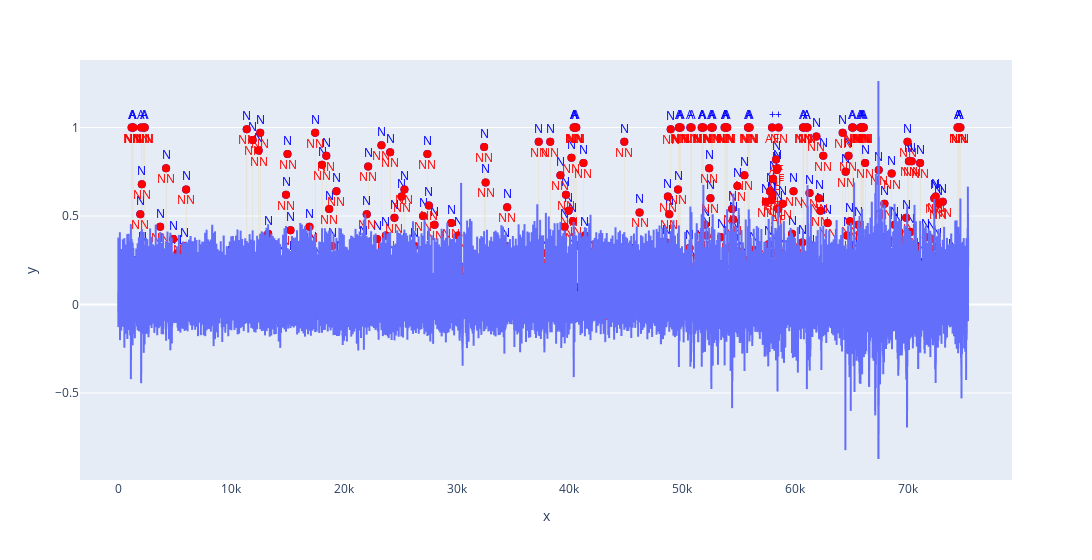

Here is the notebook cell this chart was saved with:
### Markdown cell above
# 长图绘制

### Code cell
import plotly.io as pio
import plotly.graph_objects as go
import plotly.express as px
import pandas as pd

# 修改渲染器为"vscode"
pio.renderers.default = "vscode"

def afDurationCreate(aux, afDuration):
    seg = []
    for i in range(len(aux)):
        if aux[i] == '(AFIB' or aux[i] == 'AFL':
            if len(seg) == 0:
                seg.append(i)
            else:
                continue
        elif aux[i] == '(N':
            if len(seg) != 0:
                seg.append(i)
            else:
                seg.append(i)
                seg.append(i)
            # seg.append(i)
        if i == len(aux) - 1 and len(seg) == 1:
            seg.append(i)
        if len(seg) == 2:
            afDuration.append(seg)
            seg = []
    if len(afDuration) == 0:
        afDuration.append([0, 0])
def checkInAf(x, afDuration):
    # print(afDuration)
    try:
        for temp in afDuration:
            s, e = temp[0], temp[1]
            if x >= s and x < e:
                return True
        return False
    except:
        print(afDuration)
        print(x)

targets = ['data_31_14']
# len(hf_keys): 1435
testSet = [4, 11, 17, 18, 29, 30, 31, 37, 48, 75, 77, 83, 84, 86, 88, 93, 95, 97, 100, 102, 104]
for target in targets[:1]:
    if int(target.split('_')[1]) not in testSet:
        continue
    file_name = target
    record = wfdb.rdrecord(os.path.join(all_data_path, file_name))
    sig, fields = wfdb.rdsamp(os.path.join(all_data_path, file_name))
    label = key_value[int(target.split('_')[1])]
    # if label == 1:
    #     continue

    annotation = wfdb.rdann(os.path.join(all_data_path, file_name), 'atr')
    R_location = annotation.sample
    R_symbol = annotation.symbol
    aux = annotation.aux_note
    p_signal = record.p_signal[:, 0]
    p_signal = p_signal.flatten()
    # print("R_symbol: ", R_symbol)

    # 滤波操作
    sfreq = 200
    low_freq = 0.5
    high_freq = 50.0
    p_signal = filter_data(p_signal, sfreq, low_freq, high_freq, method='iir', verbose=False)

    # 获得概率值
    seg_data = data[target]
    # print(seg_data.shape)
    seg_pro = []
    for i in range(len(seg_data)):
        seg_pro.append(round(seg_data[i][-2], 2))
    
    # AF_location = []
    # for i in range(len(R_symbol))[10:-5]:
    #     if R_symbol[i] != 'N':
    #         AF_location.append(i+1)
    
    afDuration = []
    afDurationCreate(aux, afDuration)

    # 概率变化情况，因只统计了N，所以要将我们的start和end转换为N的start和end
    all_seg_pro = [0 for i in range(10)]
    index = 0
    for i in range(len(R_symbol))[10:-5]:
        if R_symbol[i] == 'N':
            all_seg_pro.append(seg_pro[index])
            index += 1
        else:
            all_seg_pro.append(1)
    # 标记是否属于AF片段
    auxList = []
    for i in range(len(R_location)):
        mid_idx = R_location[i]
        if checkInAf(i, afDuration):
            auxList.append('AF')
        else:
            auxList.append('NN')
    
    print("afDuration: ", afDuration)
    
    df = pd.DataFrame(dict(
        x = range(10, len(p_signal)-5),
        y = p_signal[10:-5],
    ))
    df_annote = pd.DataFrame(dict(
        loc = R_location[10:-5],
        pro = all_seg_pro[10:],
        labels = R_symbol[10:-5],
        aux_note = auxList[10:-5]
            ))
    # print(df.head())
    # print(df_annote.head())
    fig = px.line(df, x = 'x', y = 'y')
    # Create the bar chart using Plotly Express
    bar_fig = px.bar(df_annote, x='loc', y='pro')

    # Update bar trace properties
    bar_fig.update_traces(marker_color='orange')  # Customize bar color if needed

    # Combine the two figures
    fig.add_trace(bar_fig.data[0])
    # Add scatter points for annotations from df_annote on the line plot
    # Add scatter points for 'labels' with custom color
    labels_trace = px.scatter(df_annote, x='loc', y='pro', text='labels')
    labels_trace.update_traces(marker=dict(size=8, color='blue'),
                               textfont=dict(color='blue'),
                                mode='markers+text',
                                textposition='top center')
    fig.add_trace(labels_trace.data[0])

    # Add scatter points for 'aux_note' with custom color and adjusted position
    aux_trace = px.scatter(df_annote, x='loc', y='pro', text='aux_note')
    aux_trace.update_traces(marker=dict(size=8, color='red'),
                            textfont=dict(color='red'),
                            mode='markers+text',
                            textposition='bottom center')
    fig.add_trace(aux_trace.data[0])
    fig.update_layout(width=1200)

    # Show the plot
    fig.show()
    # 蓝色表示beat级的标注，红色表示AF的标注，橙色表示概率值，当前是非房颤患者

### Figure 1 — Plotly figure (JSON) as saved in the notebook; plotly's stock layout.template omitted (floating-point values rounded to 4 significant figures; data arrays with more than 128 entries replaced by an {"elided": "..."} marker saying what was removed)
{"data": [{"hovertemplate": "x=%{x}<br>y=%{y}<extra></extra>", "legendgroup": "", "line": {"color": "#636efa", "dash": "solid"}, "marker": {"symbol": "circle"}, "mode": "lines", "name": "", "showlegend": false, "type": "scattergl", "x": {"elided": "75325 int values"}, "xaxis": "x", "y": {"elided": "75325 float values"}, "yaxis": "y"}, {"alignmentgroup": "True", "hovertemplate": "loc=%{x}<br>pro=%{y}<extra></extra>", "legendgroup": "", "marker": {"color": "orange", "pattern": {"shape": ""}}, "name": "", "offsetgroup": "", "orientation": "v", "showlegend": false, "textposition": "auto", "type": "bar", "x": {"elided": "596 int values"}, "xaxis": "x", "y": {"elided": "596 float values"}, "yaxis": "y"}, {"hovertemplate": "loc=%{x}<br>pro=%{y}<br>labels=%{text}<extra></extra>", "legendgroup": "", "marker": {"color": "blue", "size": 8, "symbol": "circle"}, "mode": "markers+text", "name": "", "orientation": "v", "showlegend": false, "text": {"elided": "596 str values"}, "textfont": {"color": "blue"}, "textposition": "top center", "type": "scatter", "x": {"elided": "596 int values"}, "xaxis": "x", "y": {"elided": "596 float values"}, "yaxis": "y"}, {"hovertemplate": "loc=%{x}<br>pro=%{y}<br>aux_note=%{text}<extra></extra>", "legendgroup": "", "marker": {"color": "red", "size": 8, "symbol": "circle"}, "mode": "markers+text", "name": "", "orientation": "v", "showlegend": false, "text": {"elided": "596 str values"}, "textfont": {"color": "red"}, "textposition": "bottom center", "type": "scatter", "x": {"elided": "596 int values"}, "xaxis": "x", "y": {"elided": "596 float values"}, "yaxis": "y"}], "layout": {"legend": {"tracegroupgap": 0}, "margin": {"t": 60}, "width": 1200, "xaxis": {"anchor": "y", "domain": [0, 1], "title": {"text": "x"}}, "yaxis": {"anchor": "x", "domain": [0, 1], "title": {"text": "y"}}}}
